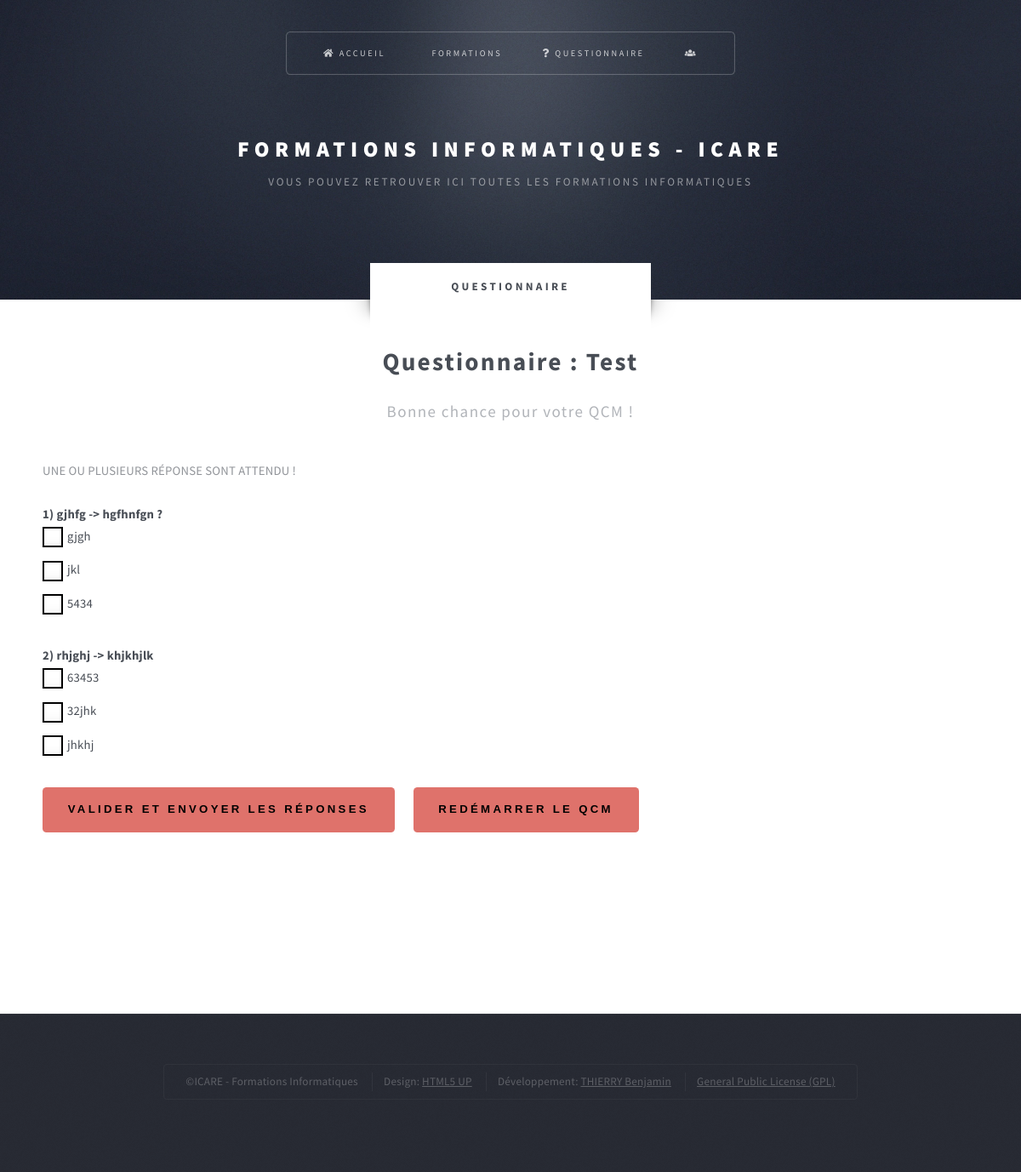
The app's page /pages/questionnaire.php?qcm=30 (signed in) with its own data.
### tables this page shows
CREATE TABLE `formations` (
  `id` int(11) NOT NULL,
  `nom` varchar(255) NOT NULL,
  `description` text NOT NULL,
  `groupe` varchar(255) DEFAULT 'ALL',
  `video` varchar(255) NOT NULL
);

CREATE TABLE `question` (
  `id` int(11) NOT NULL,
  `nom` varchar(255) NOT NULL,
  `description` text DEFAULT 'NULL',
  `reponse` varchar(255) NOT NULL,
  `reponse_vrai` varchar(255) NOT NULL,
  `id_formations` int(11) NOT NULL
);

### pages/questionnaire.php (the view, shortened to what this page needs)
<!DOCTYPE HTML>
<?php $nb_qcm = $_GET["qcm"]; ?>
<html>
	<head>
		<link rel="stylesheet" href="../assets/css/main.css" />
		<link rel="stylesheet" href="../assets/css/checkbox.css" />
	</head>
	<body class="no-sidebar is-preload">
		<div id="page-wrapper">
				<?php include '../construct/header.php';  ?>
				<div id="main" class="wrapper style2">
					<div class="title">Questionnaire</div>
					<div class="container">
							<div id="content">
								<article class="box post">
									<?php
										include '../bdd/connect.php';
										$dbname = "formations";
										$conn = new mysqli($servername, $username, $password, $dbname);
										$sql = "SELECT `id`,`nom`,`description`,`groupe`,`video` FROM `formations` WHERE `id` = ".$nb_qcm;
										$result = $conn->query($sql);
										if ($result->num_rows > 0) {
										  while($row = $result->fetch_assoc()) {
												echo "<header class=\"style1\"><h2>Questionnaire : ".$row["nom"]."</h2>";
												echo "<p>Bonne chance pour votre QCM !</p></header>";
												echo "<p>UNE OU PLUSIEURS RÉPONSE SONT ATTENDU !</p>";
										  }
										}
									?>
									<form class="quiz" name="quiz" method="post">
										<?php
											include '../bdd/connect.php';
											$dbname = "formations";
											$conn = new mysqli($servername, $username, $password, $dbname);
											$sql = "SELECT `id`,`nom`,`description`,`reponse`,`reponse_vrai`,`id_formations` FROM `question` WHERE `id_formations`=".$nb_qcm;
											$result = $conn->query($sql);
											$i = 1;
											if ($result->num_rows > 0) {
												while($row = $result->fetch_assoc()) {
													$numQuestion = $i;
													$titre=$row["nom"];
													$description=$row["description"];
													$question=$row["reponse"];
													$questions=explode('|',$question);
													echo "<b>".$numQuestion.") ".$titre." -> ".$description."</b>";
													$nbQuestions = sizeof($questions);
													for ($x=0;$x<$nbQuestions;$x++) {
														$reponse = $questions[$x];
														$numeroQuestion = $row["id"].$x;
														echo "<div class=\"form-group\">
																	  <input type=\"checkbox\" name=\"q".$i."\" value=\"".$numeroQuestion."\" id=\"".$numeroQuestion."\">
																	  <label class=\"rep\" for=\"".$numeroQuestion."\">".$reponse."</label>
																	</div>";
													}
													echo "<br>";
													$i++;
												}
												echo "<input type=\"button\" name=\"Valider\" value=\"Valider et envoyer les réponses\" onClick=\"main(this.form);\">&nbsp;&nbsp;&nbsp;&nbsp;&nbsp;&nbsp;
												<input type=\"reset\" value=\"Redémarrer le QCM\">&nbsp;&nbsp;&nbsp;<p><br>
												";
											} else {
												echo "Aucune question n'est disponible sur ce questionnaire !<br>Veuillez contacter un administarteur.";
											}
										?>
									</form>
								</article>
							</div>
					</div>
				</div>
				<?php include '../construct/footer.php';  ?>
		</div>
	</body>
</html>

### assets/css/main.css (style rules this page uses)
html, body, div, span, applet, object, iframe, h1, h2, h3, h4, h5, h6, p, blockquote, pre, a, abbr, acronym, address, big, cite, code, del, dfn, em, img, ins, kbd, q, s, samp, small, strike, strong, sub, sup, tt, var, b, u, i, center, dl, dt, dd, ol, ul, li, fieldset, form, label, legend, table, caption, tbody, tfoot, thead, tr, th, td, article, aside, canvas, details, embed, figure, figcaption, footer, header, hgroup, menu, nav, output, ruby, section, summary, time, mark, audio, video { margin: 0; padding: 0; border: 0; font-size: 100%; font: inherit; vertical-align: baseline; }
article, aside, details, figcaption, figure, footer, header, hgroup, menu, nav, section { display: block; }
body { line-height: 1; }
body { -webkit-text-size-adjust: none; }
html { box-sizing: border-box; }
*, *:before, *:after { box-sizing: inherit; }
body, textarea, select { font-family: 'Source Sans Pro', sans-serif; font-weight: 400; color: #919499; font-size: 14pt; line-height: 1.75em; letter-spacing: 0.025em; }
h1, h2, h3, h4, h5, h6 { font-weight: 700; color: #484d55; }
strong, b { font-weight: 700; color: #484d55; }
p, ul, ol, dl, table, blockquote, form { margin-bottom: 2em; }
.container { margin: 0 auto; max-width: 100%; width: 68em; }
@media screen and (max-width: 1680px) { .container { width: 70em; } }
@media screen and (max-width: 1280px) { .container { width: calc(100% - 100px); } }
section, article { margin: 0 0 4em 0; }
section > :last-child, article > :last-child, section:last-child, article:last-child { margin-bottom: 0; }
header.style1 { text-align: center; padding: 3em 0 3em 0; }
header.style1 h2 { font-weight: 700; font-size: 2em; letter-spacing: 0.075em; line-height: 1.5em; }
header.style1 p { color: #b1b4b9; display: block; margin: 1.15em 0 0 0; font-size: 1.3em; letter-spacing: 0.075em; line-height: 1.5em; }
form label { display: block; font-weight: 700; color: #484d55; margin: 0.25em 0 0.5em 0; }
input[type="button"], input[type="submit"], input[type="reset"], button, .button { -moz-transition: all .25s ease-in-out; -webkit-transition: all .25s ease-in-out; -ms-transition: all .25s ease-in-out; transition: all .25s ease-in-out; display: inline-block; background: #DF726B; text-align: center; text-transform: uppercase; font-weight: 700; letter-spacing: 0.25em; text-decoration: none; border-radius: 0.35em; border: 0; outline: 0; cursor: pointer; padding: 0 2.25em 0 2.25em; font-size: 0.9em; min-width: 12em; height: 4em; line-height: 4em; }
.box header { margin: 0 0 1.5em 0; }
.box header.style1 { position: relative; margin: -0.5em 0 0 0; padding-top: 0; }
.box h2 { margin: 0 0 0.75em 0; font-size: 1.15em; letter-spacing: 0.05em; }
.wrapper { position: relative; padding: 6em 0 9em 0; }
.wrapper .title { position: absolute; top: 0; left: 50%; text-align: center; text-transform: uppercase; display: block; font-weight: 700; letter-spacing: 0.25em; font-size: 0.9em; width: 25em; height: 3.25em; top: -3.25em; line-height: 3.25em; margin-bottom: -3.25em; margin-left: -12.5em; padding-top: 0.5em; }
.wrapper .title:before { content: ''; position: absolute; bottom: -38px; left: -35px; width: 35px; height: 38px; background: url("images/shadow.png"); }
.wrapper .title:after { -moz-transform: scaleX(-1); -webkit-transform: scaleX(-1); -ms-transform: scaleX(-1); transform: scaleX(-1); content: ''; position: absolute; bottom: -38px; right: -35px; width: 35px; height: 38px; background: url("images/shadow.png"); }
.wrapper.style2 { background: #fff; }
.wrapper.style2 .title { background: #fff; color: #484d55; }
@media screen and (max-width: 1680px) { body, textarea, select { font-size: 12pt; } }
@media screen and (max-width: 1280px) { body, select, textarea { font-size: 11pt; line-height: 1.5em; letter-spacing: 0.015em; } }
@media screen and (max-width: 1280px) { .wrapper { padding: 4em 0 7em 0; } }

### records on screen
formations: nom "Test"
question: numQuestion "1", nom "gjhfg", description "hgfhnfgn ?", reponse "gjgh", reponse "jkl", reponse "5434"
question: numQuestion "2", nom "rhjghj", description "khjkhjlk", reponse "63453", reponse "32jhk", reponse "jhkhj"
